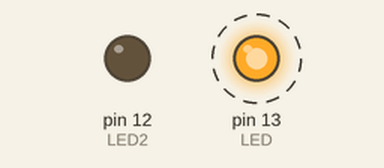
A sketch run on a simulated Arduino Uno, built with avr-gcc and run on an emulated ATmega328P. On the bench: output pins drawn as LEDs (lit = HIGH). Dashed ring = blinking. What the sketch prints to the serial monitor is not drawn.

Above: at 0.5 s.
Timing chart, 0 to 4.6 s (numbered marks = the images above):
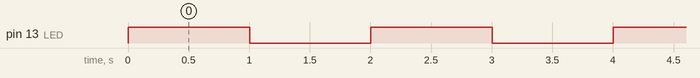

Measured:
- by itself, pin 13 (LED): alternates HIGH for 1.0 s and LOW for 1.0 s

The sketch:

lab6_ex2-2.ino
```cpp
#include <ThreeWire.h>
#include <RtcDS1302.h>
#define LED 13
#define LED2 12
ThreeWire myWire(4,5,2);// IO, SCLK, CE
RtcDS1302<ThreeWire> Rtc(myWire);
void printDateTime(const RtcDateTime& dt){
  Serial.print(dt.Year(), DEC);
  Serial.print('/');
  Serial.print(dt.Month(), DEC);
  Serial.print('/');
  Serial.print(dt.Day(), DEC);
  Serial.print(' ');
  Serial.print(dt.Hour(), DEC);
  Serial.print(':');
  Serial.print(dt.Minute(), DEC);
  Serial.print(':');
  Serial.print(dt.Second(), DEC);
  Serial.println();
  Serial.print("Total Seconds since 1/1/2000 : ");
  Serial.print(dt.TotalSeconds());
  Serial.println();
  }
  void setup() {
    Serial.begin(57600);
    Rtc.Begin();
    RtcDateTime setting_time(2020,2,2,23,31,10);// year, month, dayOfMonth, hour, minute, second
    printDateTime(setting_time);
    Rtc.SetDateTime(setting_time);
    pinMode(LED, OUTPUT);
    pinMode(LED2, OUTPUT);
    }
    void loop() {
      for(int a;a<=60;a++){
   digitalWrite(13,HIGH);
   delay(1000);
   digitalWrite(13,LOW);
   delay(1000);
      }
      digitalWrite(12,HIGH);
      }
```
